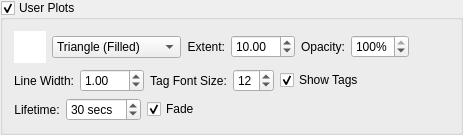
        <widget class="QGroupBox" name="bugPlotsVisible_" >
         <property name="title" >
          <string>User Plots</string>
         </property>
         <property name="checkable" >
          <bool>true</bool>
         </property>
         <property name="checked" >
          <bool>true</bool>
         </property>
         <layout class="QVBoxLayout" >
          <item>
           <layout class="QHBoxLayout" >
            <item>
             <widget class="SideCar::GUI::ColorButtonWidget" name="bugPlotsColor_" >
              <property name="sizePolicy" >
               <sizepolicy vsizetype="Fixed" hsizetype="Fixed" >
                <horstretch>0</horstretch>
                <verstretch>0</verstretch>
               </sizepolicy>
              </property>
              <property name="minimumSize" >
               <size>
                <width>32</width>
                <height>32</height>
               </size>
              </property>
              <property name="maximumSize" >
               <size>
                <width>32</width>
                <height>32</height>
               </size>
              </property>
              <property name="palette" >
               <palette>
                <active>
                 <colorrole role="WindowText" >
                  <brush brushstyle="SolidPattern" >
                   <color alpha="255" >
                    <red>0</red>
                    <green>0</green>
                    <blue>0</blue>
                   </color>
                  </brush>
                 </colorrole>
                 <colorrole role="Button" >
                  <brush brushstyle="SolidPattern" >
                   <color alpha="255" >
                    <red>255</red>
                    <green>255</green>
                    <blue>255</blue>
                   </color>
                  </brush>
                 </colorrole>
                 <colorrole role="Light" >
                  <brush brushstyle="SolidPattern" >
                   <color alpha="255" >
                    <red>255</red>
                    <green>255</green>
                    <blue>255</blue>
                   </color>
                  </brush>
                 </colorrole>
                 <colorrole role="Midlight" >
                  <brush brushstyle="SolidPattern" >
                   <color alpha="255" >
                    <red>255</red>
                    <green>255</green>
                    <blue>255</blue>
                   </color>
                  </brush>
                 </colorrole>
                 <colorrole role="Dark" >
                  <brush brushstyle="SolidPattern" >
                   <color alpha="255" >
                    <red>127</red>
                    <green>127</green>
                    <blue>127</blue>
                   </color>
                  </brush>
                 </colorrole>
                 <colorrole role="Mid" >
                  <brush brushstyle="SolidPattern" >
                   <color alpha="255" >
                    <red>170</red>
                    <green>170</green>
                    <blue>170</blue>
                   </color>
                  </brush>
                 </colorrole>
                 <colorrole role="Text" >
                  <brush brushstyle="SolidPattern" >
                   <color alpha="255" >
                    <red>0</red>
                    <green>0</green>
                    <blue>0</blue>
                   </color>
                  </brush>
                 </colorrole>
                 <colorrole role="BrightText" >
                  <brush brushstyle="SolidPattern" >
                   <color alpha="255" >
                    <red>255</red>
                    <green>255</green>
                    <blue>255</blue>
                   </color>
                  </brush>
                 </colorrole>
                 <colorrole role="ButtonText" >
                  <brush brushstyle="SolidPattern" >
                   <color alpha="255" >
                    <red>0</red>
                    <green>0</green>
                    <blue>0</blue>
                   </color>
                  </brush>
                 </colorrole>
                 <colorrole role="Base" >
                  <brush brushstyle="SolidPattern" >
                   <color alpha="255" >
                    <red>255</red>
                    <green>255</green>
                    <blue>255</blue>
                   </color>
                  </brush>
                 </colorrole>
                 <colorrole role="Window" >
                  <brush brushstyle="SolidPattern" >
                   <color alpha="255" >
                    <red>255</red>
                    <green>255</green>
                    <blue>255</blue>
                   </color>
                  </brush>
                 </colorrole>
                 <colorrole role="Shadow" >
                  <brush brushstyle="SolidPattern" >
                   <color alpha="255" >
                    <red>0</red>
                    <green>0</green>
                    <blue>0</blue>
                   </color>
                  </brush>
                 </colorrole>
                 <colorrole role="AlternateBase" >
                  <brush brushstyle="SolidPattern" >
                   <color alpha="255" >
                    <red>255</red>
                    <green>255</green>
                    <blue>255</blue>
                   </color>
                  </brush>
                 </colorrole>
                </active>
                <inactive>
                 <colorrole role="WindowText" >
                  <brush brushstyle="SolidPattern" >
                   <color alpha="255" >
                    <red>0</red>
                    <green>0</green>
                    <blue>0</blue>
                   </color>
                  </brush>
                 </colorrole>
                 <colorrole role="Button" >
                  <brush brushstyle="SolidPattern" >
                   <color alpha="255" >
                    <red>255</red>
                    <green>255</green>
                    <blue>255</blue>
                   </color>
                  </brush>
                 </colorrole>
                 <colorrole role="Light" >
                  <brush brushstyle="SolidPattern" >
                   <color alpha="255" >
                    <red>255</red>
                    <green>255</green>
                    <blue>255</blue>
                   </color>
                  </brush>
                 </colorrole>
                 <colorrole role="Midlight" >
                  <brush brushstyle="SolidPattern" >
                   <color alpha="255" >
                    <red>255</red>
                    <green>255</green>
                    <blue>255</blue>
                   </color>
                  </brush>
                 </colorrole>
                 <colorrole role="Dark" >
                  <brush brushstyle="SolidPattern" >
                   <color alpha="255" >
                    <red>127</red>
                    <green>127</green>
                    <blue>127</blue>
                   </color>
                  </brush>
                 </colorrole>
                 <colorrole role="Mid" >
                  <brush brushstyle="SolidPattern" >
                   <color alpha="255" >
                    <red>170</red>
                    <green>170</green>
                    <blue>170</blue>
                   </color>
                  </brush>
                 </colorrole>
                 <colorrole role="Text" >
                  <brush brushstyle="SolidPattern" >
                   <color alpha="255" >
                    <red>0</red>
                    <green>0</green>
                    <blue>0</blue>
                   </color>
                  </brush>
                 </colorrole>
                 <colorrole role="BrightText" >
                  <brush brushstyle="SolidPattern" >
                   <color alpha="255" >
                    <red>255</red>
                    <green>255</green>
                    <blue>255</blue>
                   </color>
                  </brush>
                 </colorrole>
                 <colorrole role="ButtonText" >
                  <brush brushstyle="SolidPattern" >
                   <color alpha="255" >
                    <red>0</red>
                    <green>0</green>
                    <blue>0</blue>
                   </color>
                  </brush>
                 </colorrole>
                 <colorrole role="Base" >
                  <brush brushstyle="SolidPattern" >
                   <color alpha="255" >
                    <red>255</red>
                    <green>255</green>
                    <blue>255</blue>
                   </color>
                  </brush>
                 </colorrole>
                 <colorrole role="Window" >
                  <brush brushstyle="SolidPattern" >
                   <color alpha="255" >
                    <red>255</red>
                    <green>255</green>
                    <blue>255</blue>
                   </color>
                  </brush>
                 </colorrole>
                 <colorrole role="Shadow" >
                  <brush brushstyle="SolidPattern" >
                   <color alpha="255" >
                    <red>0</red>
                    <green>0</green>
                    <blue>0</blue>
                   </color>
                  </brush>
                 </colorrole>
                 <colorrole role="AlternateBase" >
                  <brush brushstyle="SolidPattern" >
                   <color alpha="255" >
                    <red>255</red>
                    <green>255</green>
                    <blue>255</blue>
                   </color>
                  </brush>
                 </colorrole>
                </inactive>
                <disabled>
                 <colorrole role="WindowText" >
                  <brush brushstyle="SolidPattern" >
                   <color alpha="255" >
                    <red>127</red>
                    <green>127</green>
                    <blue>127</blue>
                   </color>
                  </brush>
                 </colorrole>
                 <colorrole role="Button" >
                  <brush brushstyle="SolidPattern" >
                   <color alpha="255" >
                    <red>255</red>
                    <green>255</green>
                    <blue>255</blue>
                   </color>
                  </brush>
                 </colorrole>
                 <colorrole role="Light" >
                  <brush brushstyle="SolidPattern" >
                   <color alpha="255" >
                    <red>255</red>
                    <green>255</green>
                    <blue>255</blue>
                   </color>
                  </brush>
                 </colorrole>
                 <colorrole role="Midlight" >
                  <brush brushstyle="SolidPattern" >
                   <color alpha="255" >
                    <red>255</red>
                    <green>255</green>
                    <blue>255</blue>
                   </color>
                  </brush>
                 </colorrole>
                 <colorrole role="Dark" >
                  <brush brushstyle="SolidPattern" >
                   <color alpha="255" >
                    <red>127</red>
                    <green>127</green>
                    <blue>127</blue>
                   </color>
                  </brush>
                 </colorrole>
                 <colorrole role="Mid" >
                  <brush brushstyle="SolidPattern" >
                   <color alpha="255" >
                    <red>170</red>
                    <green>170</green>
                    <blue>170</blue>
                   </color>
                  </brush>
                 </colorrole>
                 <colorrole role="Text" >
                  <brush brushstyle="SolidPattern" >
                   <color alpha="255" >
                    <red>127</red>
                    <green>127</green>
                    <blue>127</blue>
                   </color>
                  </brush>
                 </colorrole>
                 <colorrole role="BrightText" >
                  <brush brushstyle="SolidPattern" >
                   <color alpha="255" >
                    <red>255</red>
                    <green>255</green>
                    <blue>255</blue>
                   </color>
                  </brush>
                 </colorrole>
                 <colorrole role="ButtonText" >
                  <brush brushstyle="SolidPattern" >
                   <color alpha="255" >
                    <red>127</red>
                    <green>127</green>
                    <blue>127</blue>
                   </color>
                  </brush>
                 </colorrole>
                 <colorrole role="Base" >
                  <brush brushstyle="SolidPattern" >
                   <color alpha="255" >
                    <red>255</red>
                    <green>255</green>
                    <blue>255</blue>
                   </color>
                  </brush>
                 </colorrole>
                 <colorrole role="Window" >
                  <brush brushstyle="SolidPattern" >
                   <color alpha="255" >
                    <red>255</red>
                    <green>255</green>
                    <blue>255</blue>
                   </color>
                  </brush>
                 </colorrole>
                 <colorrole role="Shadow" >
                  <brush brushstyle="SolidPattern" >
                   <color alpha="255" >
                    <red>0</red>
                    <green>0</green>
                    <blue>0</blue>
                   </color>
                  </brush>
                 </colorrole>
                 <colorrole role="AlternateBase" >
                  <brush brushstyle="SolidPattern" >
                   <color alpha="255" >
                    <red>255</red>
                    <green>255</green>
                    <blue>255</blue>
                   </color>
                  </brush>
                 </colorrole>
                </disabled>
               </palette>
              </property>
              <property name="autoFillBackground" >
               <bool>true</bool>
              </property>
              <property name="flat" >
               <bool>true</bool>
              </property>
             </widget>
            </item>
            <item>
             <widget class="SideCar::GUI::PlotSymbolWidget" name="bugPlotsSymbolType_" >
              <property name="currentIndex" >
               <number>8</number>
              </property>
              <item>
               <property name="text" >
                <string>Cross</string>
               </property>
              </item>
              <item>
               <property name="text" >
                <string>Cross+Square</string>
               </property>
              </item>
              <item>
               <property name="text" >
                <string>Diamond (Filled)</string>
               </property>
              </item>
              <item>
               <property name="text" >
                <string>Diamond (Hollow)</string>
               </property>
              </item>
              <item>
               <property name="text" >
                <string>Plus</string>
               </property>
              </item>
              <item>
               <property name="text" >
                <string>Plus+Diamond</string>
               </property>
              </item>
              <item>
               <property name="text" >
                <string>Square (Filled)</string>
               </property>
              </item>
              <item>
               <property name="text" >
                <string>Sqaure (Hollow)</string>
               </property>
              </item>
              <item>
               <property name="text" >
                <string>Triangle (Filled)</string>
               </property>
              </item>
              <item>
               <property name="text" >
                <string>Triangle (Hollow)</string>
               </property>
              </item>
              <item>
               <property name="text" >
                <string>Dagger (Filled)</string>
               </property>
              </item>
              <item>
               <property name="text" >
                <string>Dagger (Hollow)</string>
               </property>
              </item>
             </widget>
            </item>
            <item>
             <widget class="QLabel" name="label_16" >
              <property name="text" >
               <string>Extent:</string>
              </property>
              <property name="alignment" >
               <set>Qt::AlignRight|Qt::AlignTrailing|Qt::AlignVCenter</set>
              </property>
             </widget>
            </item>
            <item>
             <widget class="QDoubleSpinBox" name="bugPlotsExtent_" >
              <property name="keyboardTracking" >
               <bool>false</bool>
              </property>
              <property name="minimum" >
               <double>0.100000000000000</double>
              </property>
              <property name="maximum" >
               <double>100.000000000000000</double>
              </property>
              <property name="singleStep" >
               <double>0.100000000000000</double>
              </property>
              <property name="value" >
               <double>10.000000000000000</double>
              </property>
             </widget>
            </item>
            <item>
             <widget class="QLabel" name="label_52" >
              <property name="text" >
               <string>Opacity:</string>
              </property>
              <property name="alignment" >
               <set>Qt::AlignRight|Qt::AlignTrailing|Qt::AlignVCenter</set>
              </property>
             </widget>
            </item>
            <item>
             <widget class="QSpinBox" name="bugPlotsOpacity_" >
              <property name="keyboardTracking" >
               <bool>false</bool>
              </property>
              <property name="suffix" >
               <string>%</string>
              </property>
              <property name="maximum" >
               <number>100</number>
              </property>
              <property name="value" >
               <number>100</number>
              </property>
             </widget>
            </item>
            <item>
             <spacer>
              <property name="orientation" >
               <enum>Qt::Horizontal</enum>
              </property>
              <property name="sizeHint" >
               <size>
                <width>40</width>
                <height>20</height>
               </size>
              </property>
             </spacer>
            </item>
           </layout>
          </item>
          <item>
           <layout class="QHBoxLayout" >
            <item>
             <widget class="QLabel" name="label_36" >
              <property name="text" >
               <string>Line Width:</string>
              </property>
              <property name="alignment" >
               <set>Qt::AlignRight|Qt::AlignTrailing|Qt::AlignVCenter</set>
              </property>
             </widget>
            </item>
            <item>
             <widget class="QDoubleSpinBox" name="bugPlotsLineWidth_" >
              <property name="keyboardTracking" >
               <bool>false</bool>
              </property>
              <property name="minimum" >
               <double>0.100000000000000</double>
              </property>
              <property name="maximum" >
               <double>100.000000000000000</double>
              </property>
              <property name="singleStep" >
               <double>0.100000000000000</double>
              </property>
              <property name="value" >
               <double>1.000000000000000</double>
              </property>
             </widget>
            </item>
            <item>
             <widget class="QLabel" name="label_922" >
              <property name="text" >
               <string>Tag Font Size:</string>
              </property>
              <property name="alignment" >
               <set>Qt::AlignCenter</set>
              </property>
             </widget>
            </item>
            <item>
             <widget class="QSpinBox" name="bugPlotsTagSize_" >
              <property name="toolTip" >
               <string>Degrees ahead of last azimuth report to begin dropping previous extraction reports.</string>
              </property>
              <property name="keyboardTracking" >
               <bool>false</bool>
              </property>
              <property name="suffix" >
               <string/>
              </property>
              <property name="minimum" >
               <number>8</number>
              </property>
              <property name="maximum" >
               <number>24</number>
              </property>
              <property name="singleStep" >
               <number>1</number>
              </property>
              <property name="value" >
               <number>12</number>
              </property>
             </widget>
            </item>
            <item>
             <widget class="QCheckBox" name="bugPlotsShowTags_" >
              <property name="text" >
               <string>Show Tags</string>
              </property>
              <property name="checked" >
               <bool>true</bool>
              </property>
             </widget>
            </item>
            <item>
             <spacer>
              <property name="orientation" >
               <enum>Qt::Horizontal</enum>
              </property>
              <property name="sizeHint" >
               <size>
                <width>40</width>
                <height>20</height>
               </size>
              </property>
             </spacer>
            </item>
           </layout>
          </item>
          <item>
           <layout class="QHBoxLayout" >
            <item>
             <widget class="QLabel" name="label_34" >
              <property name="text" >
               <string>Lifetime:</string>
              </property>
              <property name="alignment" >
               <set>Qt::AlignCenter</set>
              </property>
             </widget>
            </item>
            <item>
             <widget class="QSpinBox" name="bugPlotsLifeTime_" >
              <property name="toolTip" >
               <string>Degrees ahead of last azimuth report to begin  dropping previous extraction reports.</string>
              </property>
              <property name="keyboardTracking" >
               <bool>false</bool>
              </property>
              <property name="suffix" >
               <string> secs</string>
              </property>
              <property name="minimum" >
               <number>10</number>
              </property>
              <property name="maximum" >
               <number>999</number>
              </property>
              <property name="singleStep" >
               <number>1</number>
              </property>
              <property name="value" >
               <number>30</number>
              </property>
             </widget>
            </item>
            <item>
             <widget class="QCheckBox" name="bugPlotsFadeEnabled_" >
              <property name="text" >
               <string>Fade</string>
              </property>
              <property name="checked" >
               <bool>true</bool>
              </property>
             </widget>
            </item>
            <item>
             <spacer>
              <property name="orientation" >
               <enum>Qt::Horizontal</enum>
              </property>
              <property name="sizeHint" >
               <size>
                <width>40</width>
                <height>20</height>
               </size>
              </property>
             </spacer>
            </item>
           </layout>
          </item>
         </layout>
        </widget>
